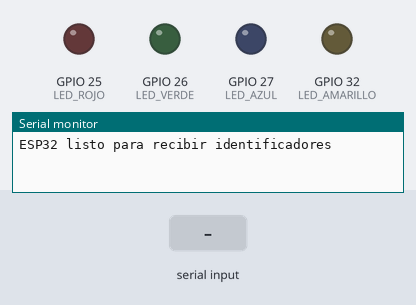
Recording of a sketch running on a simulated ESP32. On the bench: output pins drawn as LEDs (lit = HIGH), the last lines printed to the serial monitor. The test bench sets the inputs (shaded band).

Above: at 1.2 s.
1.3 s: "ID:1\n" received over Serial
At 1.7 s:
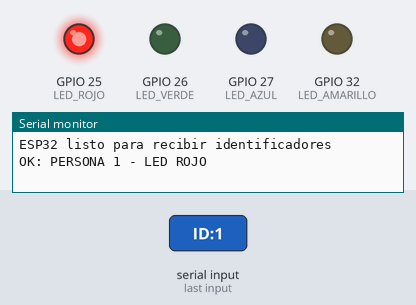
2.8 s: "ID:2\n" received over Serial
At 4.0 s:
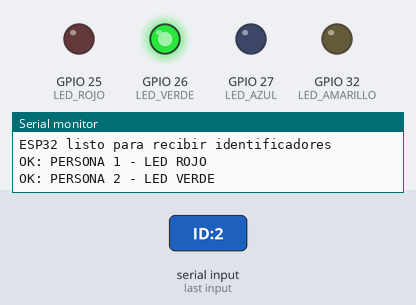
4.3 s: "ID:3\n" received over Serial
At 5.2 s:
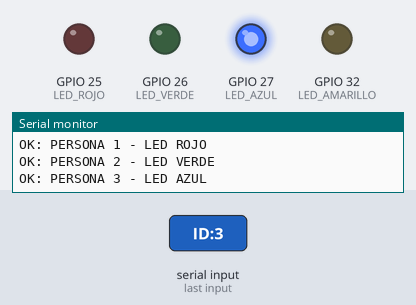
5.8 s: "ID:4\n" received over Serial
At 6.4 s:
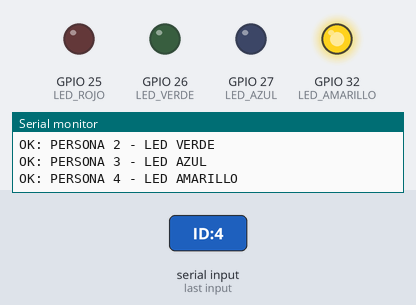
Timing chart, 0 to 8.3 s (numbered marks = the images above; inputs shaded):
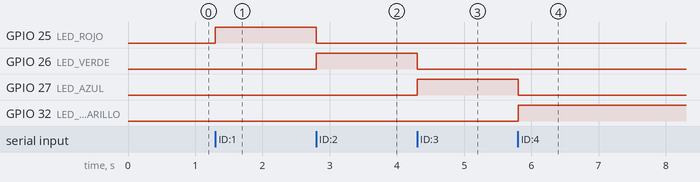

The sketch:

firmware_leds.ino
```cpp
#define LED_ROJO     25
#define LED_VERDE    26
#define LED_AZUL     27
#define LED_AMARILLO 32

String bufferSerial = "";

void apagarLEDs() {
  digitalWrite(LED_ROJO, LOW);
  digitalWrite(LED_VERDE, LOW);
  digitalWrite(LED_AZUL, LOW);
  digitalWrite(LED_AMARILLO, LOW);
}

void procesarMensaje(String mensaje) {
  mensaje.trim();

  if (mensaje == "ID:0") {
    apagarLEDs();
    Serial.println("OK: TODOS LOS LEDS APAGADOS");
  } else if (mensaje == "ID:1") {
    apagarLEDs();
    digitalWrite(LED_ROJO, HIGH);
    Serial.println("OK: PERSONA 1 - LED ROJO");
  } else if (mensaje == "ID:2") {
    apagarLEDs();
    digitalWrite(LED_VERDE, HIGH);
    Serial.println("OK: PERSONA 2 - LED VERDE");
  } else if (mensaje == "ID:3") {
    apagarLEDs();
    digitalWrite(LED_AZUL, HIGH);
    Serial.println("OK: PERSONA 3 - LED AZUL");
  } else if (mensaje == "ID:4") {
    apagarLEDs();
    digitalWrite(LED_AMARILLO, HIGH);
    Serial.println("OK: PERSONA 4 - LED AMARILLO");
  } else {
    Serial.print("ERROR: IDENTIFICADOR NO VALIDO: ");
    Serial.println(mensaje);
  }
}

void setup() {
  Serial.begin(115200);
  Serial.setTimeout(100);

  pinMode(LED_ROJO, OUTPUT);
  pinMode(LED_VERDE, OUTPUT);
  pinMode(LED_AZUL, OUTPUT);
  pinMode(LED_AMARILLO, OUTPUT);

  apagarLEDs();
  Serial.println("ESP32 listo para recibir identificadores");
}

void loop() {
  while (Serial.available() > 0) {
    char caracter = (char)Serial.read();

    if (caracter == '\n') {
      procesarMensaje(bufferSerial);
      bufferSerial = "";
    } else if (caracter != '\r') {
      if (bufferSerial.length() < 32) {
        bufferSerial += caracter;
      } else {
        bufferSerial = "";
      }
    }
  }
}
```

Measured:
- after the input at 1.3 s, GPIO 25 (LED_ROJO): LOW → HIGH at once
- after the input at 2.8 s, GPIO 25 (LED_ROJO): HIGH → LOW at once; GPIO 26 (LED_VERDE): LOW → HIGH at once
- after the input at 4.3 s, GPIO 26 (LED_VERDE): HIGH → LOW at once; GPIO 27 (LED_AZUL): LOW → HIGH at once
- after the input at 5.8 s, GPIO 27 (LED_AZUL): HIGH → LOW at once; GPIO 32 (LED_AMARILLO): LOW → HIGH at once
